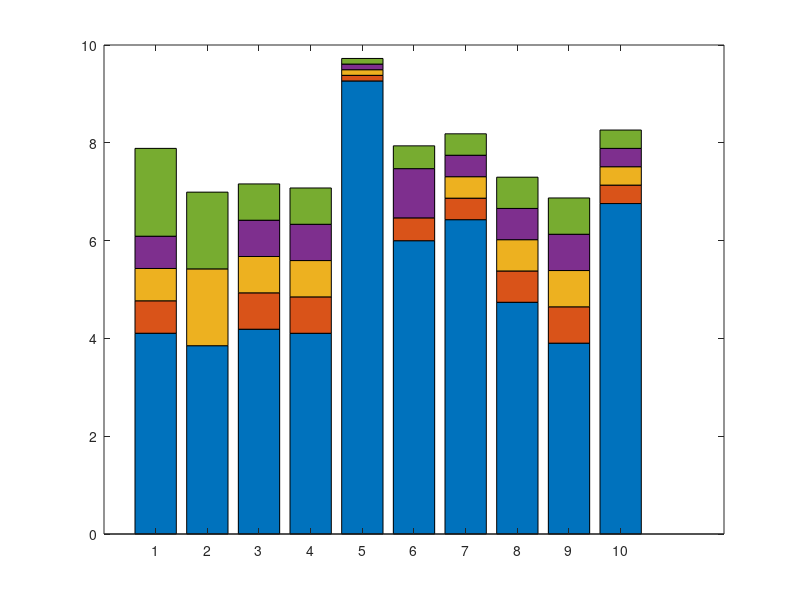

This figure's MATLAB source: (Note: this script raises an error after producing the figure.)
% Clear workspace
clc;
clear;
close all;

% --- DATA DEFINITION ---
% Rows: Logic types (EAL1 to EAL9 + PAL)
% Columns: Bit Widths (4-bit, 5-bit, 6-bit, 7-bit, 8-bit)
LP_Values = [
    7.886, 6.090, 5.430, 4.769, 4.106;   % EAL1
    6.991, 0.0,   5.422, 0.0,   3.851;   % EAL2
    7.159, 6.417, 5.675, 4.932, 4.188;   % EAL3
    7.076, 6.334, 5.592, 4.849, 4.105;   % EAL4
    9.725, 9.610, 9.495, 9.380, 9.265;   % EAL5
    7.865, 7.399, 6.392, 6.465, 5.998;   % EAL6
    8.184, 7.746, 7.307, 6.868, 6.428;   % EAL7
    7.297, 6.658, 6.019, 5.379, 4.739;   % EAL8
    6.872, 6.130, 5.388, 4.646, 3.903;   % EAL9
    8.261, 7.886, 7.511, 7.135, 6.758    % PAL
];

logicNames = {'EAL1', 'EAL2', 'EAL3', 'EAL4', 'EAL5', 'EAL6', 'EAL7', 'EAL8', 'EAL9', 'PAL'};

% --- DATA PROCESSING (INCREMENTAL LOGIC) ---
% 1. Reverse Columns: 8-bit (Smallest/Bottom) -> 4-bit (Largest/Top)
Filled_Values = fliplr(LP_Values);

% 2. Fill missing 0 values (Gap Filling)
for i = 1:size(Filled_Values, 1)
    for j = 2:size(Filled_Values, 2)
        if Filled_Values(i, j) == 0
            Filled_Values(i, j) = Filled_Values(i, j-1);
        end
    end
end

% 3. Calculate Incremental Differences
%    (Next Layer - Previous Layer)
Plot_Data = zeros(size(Filled_Values));
Plot_Data(:, 1) = Filled_Values(:, 1); % Base (8-bit)
for j = 2:size(Filled_Values, 2)
    diff = Filled_Values(:, j) - Filled_Values(:, j-1);
    % Clamp negative differences to 0 to prevent graph errors
    Plot_Data(:, j) = max(diff, 0); 
end

% --- PLOTTING ---
figure('Position', [100, 100, 1400, 800], 'Color', 'w'); 

x = 1:size(Plot_Data, 1);
b = bar(x, Plot_Data, 'stacked');

% --- STYLING ---
barWidth = 0.5; 
for i = 1:length(b)
    b(i).BarWidth = barWidth;
end

% --- COLORS (Stack Order) ---
% 1 (Bottom): 8-bit (Green) ... 5 (Top): 4-bit (Blue)
customColors = [
    0.47, 0.67, 0.19;  % 1: 8-bit (Green) - BOTTOM
    0.49, 0.18, 0.56;  % 2: 7-bit (Purple)
    0.93, 0.69, 0.13;  % 3: 6-bit (Yellow)
    0.85, 0.33, 0.10;  % 4: 5-bit (Orange)
    0.00, 0.45, 0.74   % 5: 4-bit (Blue)  - TOP
];

for i = 1:length(b)
    b(i).FaceColor = customColors(i,:);
end

% --- AXES SETTINGS ---
% Calculate Max Y based on Filled_Values (Total Height)
max_y = max(max(Filled_Values));

% Increase Y-limit to create empty space at top-left for the legend
ylim([0, max_y * 1.35]); 

set(gca, 'XTick', x);
set(gca, 'XTickLabel', logicNames);
set(gca, 'FontSize', 11);
set(gca, 'XColor', 'k', 'YColor', 'k'); 
set(gca, 'Color', 'w');                 

xlabel('Approximation Logic', 'FontSize', 12, 'FontWeight', 'bold', 'Color', 'k');
ylabel('Leakage Power (nW)', 'FontSize', 12, 'FontWeight', 'bold', 'Color', 'k');
title('Leakage Power Breakdown', 'FontSize', 14, 'FontWeight', 'bold', 'Color', 'k');

% --- REMOVE GRID ---
grid off;

% --- PROFESSIONAL COMPACT LEGEND BOX ---
legend_rows = {'4-bit', '5-bit', '6-bit', '7-bit', '8-bit'};

% Legend Coordinates (Top-Left Area)
box_x = 0.6;                 
box_y = max_y * 1.32;        
box_w = 2.9;                 % Wide enough to fit everything
box_h = max_y * 0.22;        

% Draw Boundary
rectangle('Position', [box_x, box_y - box_h, box_w, box_h], ...
    'EdgeColor', 'k', 'LineWidth', 0.8, 'FaceColor', 'none'); 

% Spacing
start_x = box_x + 0.1;        
start_y = box_y - (max_y * 0.025);         
row_spacing = max_y * 0.04;   
patch_width = 0.25;            
patch_height = max_y * 0.02;  
gap_small = 0.05;              
label_offset = 0.6;           

% Draw Legend Items
for k = 1:5
    current_y = start_y - ((k-1) * row_spacing);
    current_x = start_x;
    
    % Label
    text(current_x, current_y, [legend_rows{k} ':'], ...
        'FontSize', 7, 'FontWeight', 'bold', 'Color', 'k', ...
        'VerticalAlignment', 'middle', 'HorizontalAlignment', 'left');
    
    current_x = current_x + label_offset;
    
    % Open Bracket
    text(current_x, current_y, '(', ...
        'FontSize', 7, 'FontWeight', 'bold', 'Color', 'k', ...
        'VerticalAlignment', 'middle', 'HorizontalAlignment', 'center');
    
    current_x = current_x + 0.1;
    
    % Draw Patches
    layers_to_draw = 6 - k; 
    
    for layer = 1:layers_to_draw
        rectangle('Position', [current_x, current_y - (patch_height/2), patch_width, patch_height], ...
            'FaceColor', customColors(layer, :), ...
            'EdgeColor', 'k', 'LineWidth', 0.5);
        
        current_x = current_x + patch_width + gap_small;
        
        % '+' Sign
        if layer < layers_to_draw
             text(current_x, current_y, '+', ...
                'FontSize', 6, 'FontWeight', 'bold', 'Color', 'k', ...
                'VerticalAlignment', 'middle', 'HorizontalAlignment', 'center');
             current_x = current_x + gap_small + 0.05;
        end
    end
    
    % Closing Bracket
    text(current_x + 0.05, current_y, ')', ...
        'FontSize', 7, 'FontWeight', 'bold', 'Color', 'k', ...
        'VerticalAlignment', 'middle', 'HorizontalAlignment', 'left');
end

% --- ADDING TEXT LABELS ---
original_flipped = fliplr(LP_Values);
cumulative_stack = cumsum(Plot_Data, 2); 

for i = 1:size(Plot_Data, 1) % Rows
    for j = 1:size(Plot_Data, 2) % Columns
        
        val_original = original_flipped(i, j);
        val_position = cumulative_stack(i, j); 
        
        if val_original > 0
            % Text at the TOP BOUNDARY
            y_pos = val_position;
            x_pos = i + (barWidth / 2) + 0.02; 
            
            % Using %.3f for decimals
            txt_str = sprintf('%.3f', val_original);
            
            text(x_pos, y_pos, txt_str, ...
                'FontSize', 6, ...           
                'Color', 'r', ...            
                'FontWeight', 'bold', ...
                'HorizontalAlignment', 'left', ...
                'VerticalAlignment', 'middle'); 
        end
    end
end
